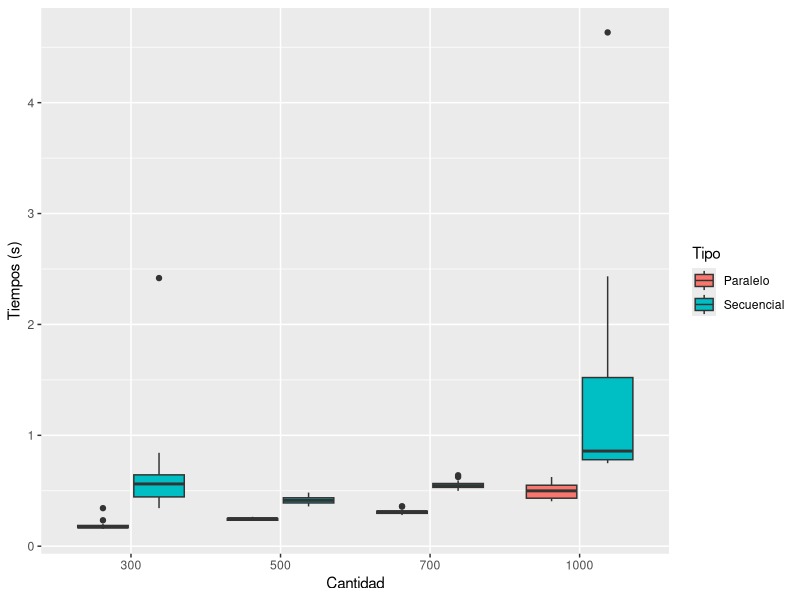

Here is the R script that generated this plot: (Note: this script raises an error after producing the figure.)
library('ggplot2')
pa <- as.data.frame(read.csv("TiempPar.csv"))
sec <-as.data.frame(read.csv("TiempSec.csv"))
#por<-as.data.frame(read.csv("porciento200.csv"))
ambos<- data.frame()
ambos<-rbind(pa,sec)
ambos$Cantidad <- as.factor(ambos$Cantidad)
png(paste("AmbosTiempos.png", sep=""), width=700, height=700)
ggplot(data=ambos,aes(x=Cantidad,y=Tiempo,fill=Tipo))+geom_boxplot()+ylab("Tiempos (s)")#stat_summary(fun.y=mean,geom="smooth",aes(group=Tipo,col=Tipo))
graphics.off()



png(paste("porcentaje.png", sep=""), width=700, height=700)
por$Funciones <- as.factor(por$Funciones)
ggplot(data=por,aes(x=Funciones,y=Dominadores,fill=Funciones)) + geom_violin(fill="deeppink1", color="yellow", scale = "width") + geom_boxplot(width=0.2, fill="green", color="white", lwd=2) +
  xlab("Funciones") +
  ylab("Porcentaje") +theme(axis.text=element_text(size=17),axis.title=element_text(size=17,face="bold"))
graphics.off()

png(paste("pord.png", sep=""), width=700, height=700)
por$Funciones <- as.factor(por$Funciones)
ggplot(data=por,aes(x=Funciones,y=Porcentaje,fill=Funciones)) + geom_boxplot() +
  xlab("Funciones") +
  ylab("Porcentaje") +theme(axis.text=element_text(size=17),axis.title=element_text(size=17,face="bold"))
graphics.off()